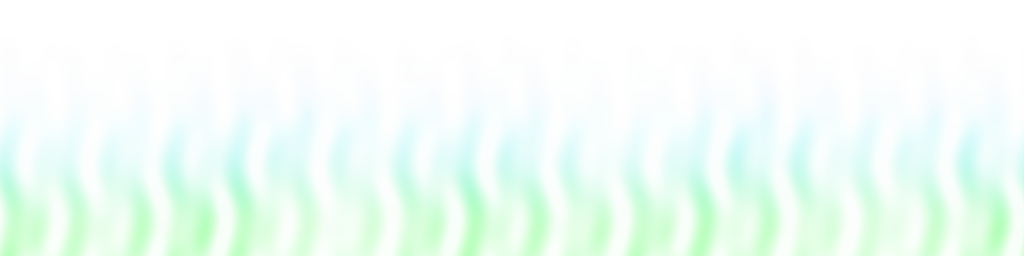
#> input picture skyblitz/assets/tex/aurora.png, 1024 x 256 px
$ python -i generate_textures.py   (imports and definitions only)
#> lines starting #> are read from the running program, lines starting #| are printed output that depends on the picture
from __future__ import annotations
import json, math, sys
from pathlib import Path
import numpy as np
from PIL import Image, ImageDraw, ImageFont, ImageFilter
from scipy.spatial import cKDTree

ROOT = Path(__file__).resolve().parents[1]
OUT = ROOT / 'tex'
SRC = ROOT / 'tex-src'


# [37 lines left out: functions seam_mask, blend_seams, repair_wrap, not called in this run]


def seam_metrics(arr):
    a = np.asarray(arr, dtype=np.float32)
    if a.ndim == 2:
        pass
    sx = float(np.abs(a[:, -1] - a[:, 0]).mean())
    sy = float(np.abs(a[-1] - a[0]).mean())
    nx = float(np.abs(np.diff(a, axis=1)).mean())
    ny = float(np.abs(np.diff(a, axis=0)).mean())
    rx = sx / max(nx, 1e-9)
    ry = sy / max(ny, 1e-9)
    ok = rx <= 1.5 and ry <= 1.5
    print(f'{sx:.3f}/{nx:.3f} ({rx:.2f}x), {sy:.3f}/{ny:.3f} ({ry:.2f}x) ' + ('PASS' if ok else 'FAIL'))
    return ok, (sx, nx, sy, ny)


# [25 lines left out: functions load_rgb, process_albedo, not called in this run]


def make_normal(albedo_path, out, strength=6.0):
#> called with albedo_path = '../tex/aurora.png', out = 'out.png', strength = 6
    from scipy.ndimage import gaussian_filter
    rgb = np.asarray(Image.open(albedo_path).convert('RGB'), dtype=np.float32) / 255.0
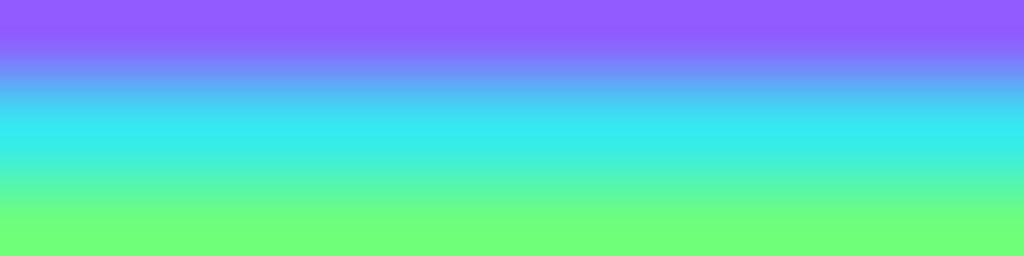
#> rgb: shape (256, 1024, 3) float32; mean R, G, B 0.387, 0.764, 0.82
    h = rgb[..., 0] * .2126 + rgb[..., 1] * .7152 + rgb[..., 2] * .0722
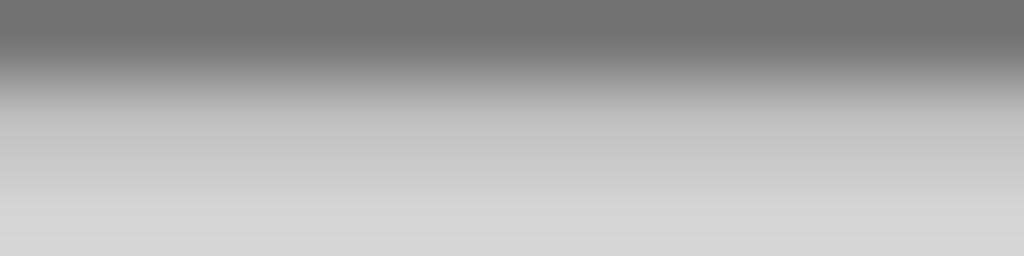
#> h: shape (256, 1024) float32; min 0.447, max 0.843, mean 0.689
    h = gaussian_filter(h, sigma=1.5, mode='wrap')
    dx = (np.roll(h, -1, axis=1) - np.roll(h, 1, axis=1)) * .5
#> dx: shape (256, 1024) float32; every value is 0
    dy = (np.roll(h, -1, axis=0) - np.roll(h, 1, axis=0)) * .5
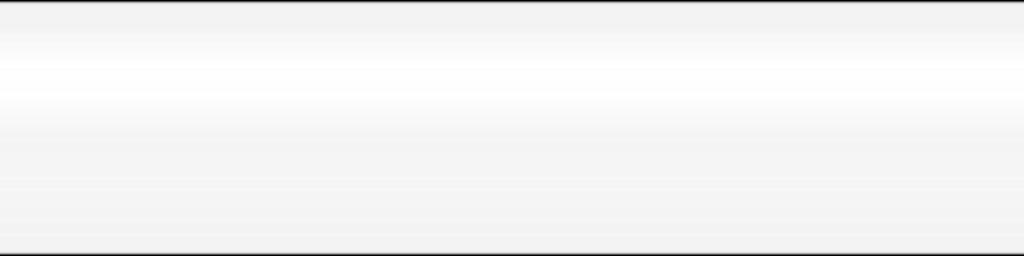
#> dy: shape (256, 1024) float32; min -0.0945, max 0.00454, mean -5.82e-11; drawn with min black and max white
    nx, ny = -strength * dx, strength * dy  # image rows run opposite tangent +Y
#> nx: shape (256, 1024) float32; every value is 0
    nz = np.ones_like(nx)
    inv = 1.0 / np.sqrt(nx * nx + ny * ny + nz * nz)
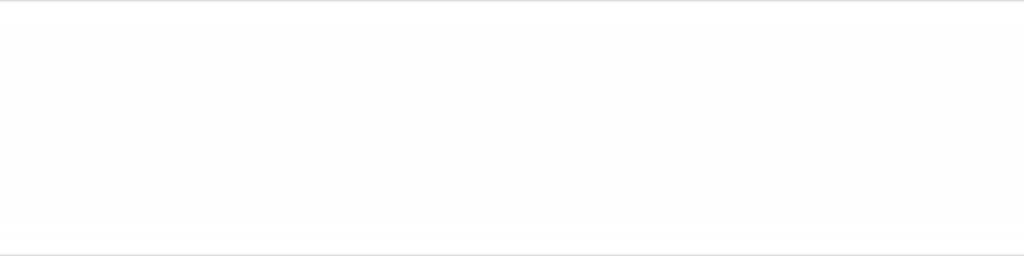
#> inv: shape (256, 1024) float32; min 0.87, max 1, mean 0.998
    normal = np.stack((nx * inv, ny * inv, nz * inv), axis=-1)
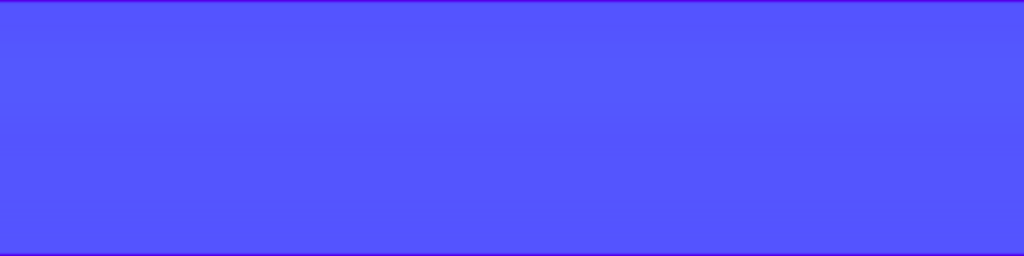
#> normal: shape (256, 1024, 3) float32; mean of channels 0, 1, 2 0, 0.00079, 0.998; drawn with min black and max white
    encoded = np.rint((normal * .5 + .5) * 255).clip(0, 255).astype(np.uint8)
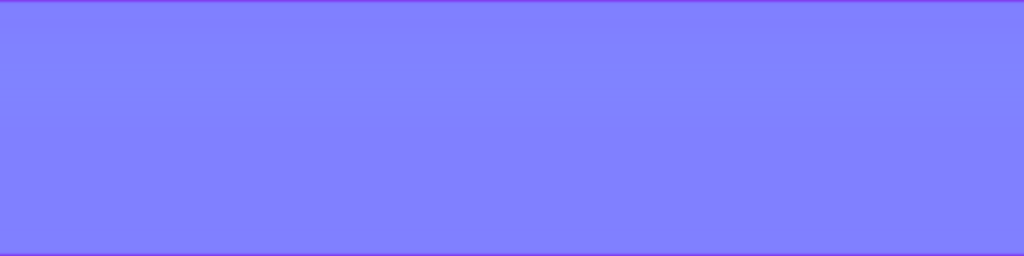
#> encoded: shape (256, 1024, 3); mean of channels 0, 1, 2 128, 127.6, 254.8; drawn as R, G, B
    Image.fromarray(encoded, 'RGB').save(out, 'PNG', optimize=True)
    result = np.asarray(Image.open(out).convert('RGB'))
    ok, _ = seam_metrics(result)
#> in seam_metrics, `sx = float(np.abs(a[:, -1] - a[:, 0]).mean())`: sx = 0
#> in seam_metrics, `ny = float(np.abs(np.diff(a, axis=0)).mean())`: ny = 0.23
#> in seam_metrics, `rx = sx / max(nx, 1e-9)`: rx = 0
#> in seam_metrics, `ok = rx <= 1.5 and ry <= 1.5`: ok = True
#| 0.000/0.000 (0.00x), 0.000/0.230 (0.00x) PASS
#> ok = True
#> (the run stopped early here; a loop or call above may not have finished)

$ run again, on skyblitz/assets/tex/lightning_atlas.png
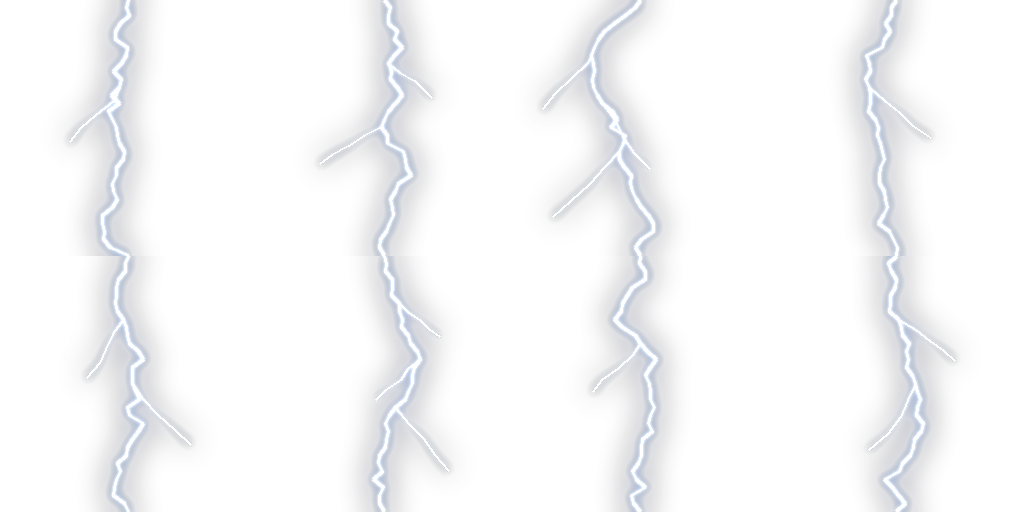
#> input picture skyblitz/assets/tex/lightning_atlas.png, 1024 x 512 px
#> in make_normal, `normal = np.stack((nx * inv, ny * inv, nz * inv), axis=-1)`:
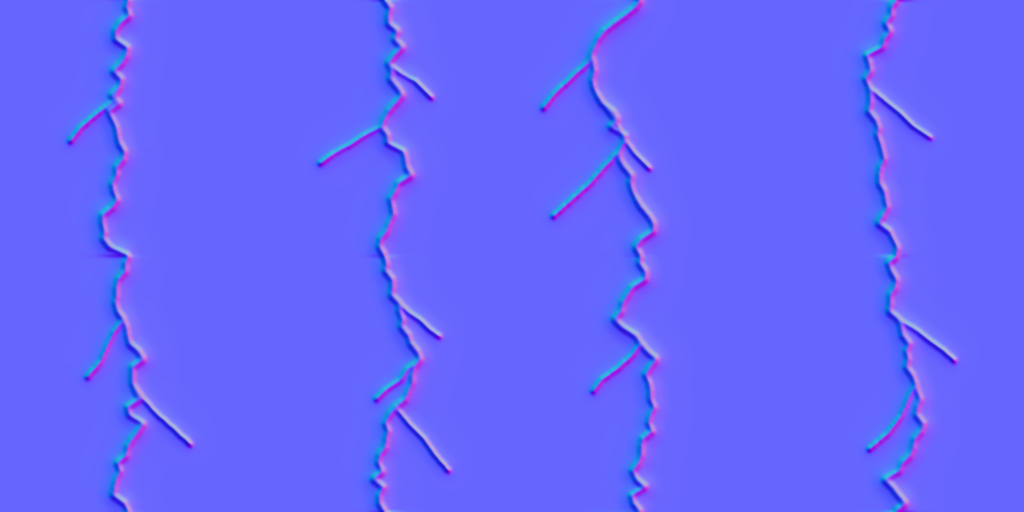
#> normal: shape (512, 1024, 3) float32; mean of channels 0, 1, 2 0.000114, -7.58e-05, 0.989; drawn with min black and max white
#> in make_normal, `encoded = np.rint((normal * .5 + .5) * 255).clip(0, 255).astype(np.uin..`:
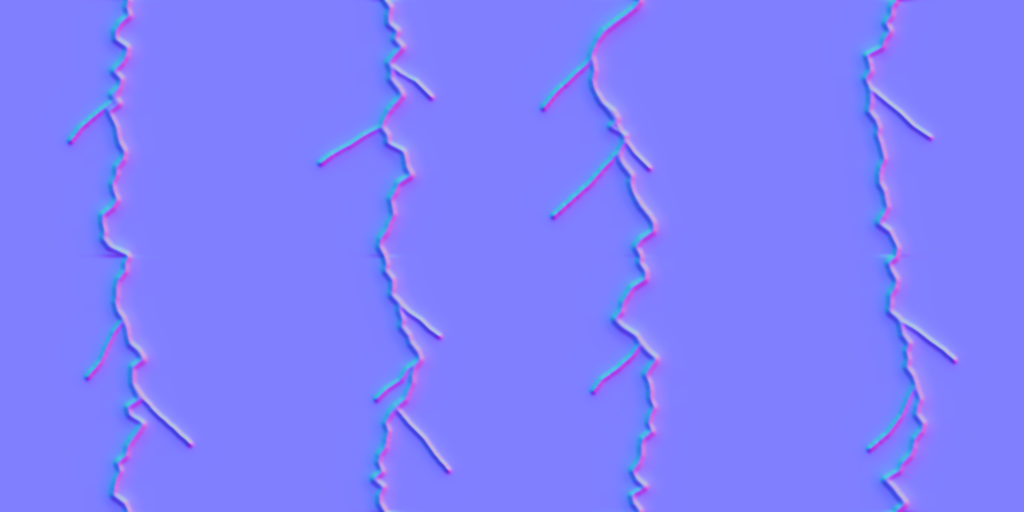
#> encoded: shape (512, 1024, 3); mean of channels 0, 1, 2 127.8, 127.8, 253.6; drawn as R, G, B
#> sx = 0
#> sy = 0.506
#> in seam_metrics, `nx = float(np.abs(np.diff(a, axis=1)).mean())`: nx = 0.936
#> in seam_metrics, `ny = float(np.abs(np.diff(a, axis=0)).mean())`: ny = 0.661
#> rx = 0
#> ry = 0.765
#> in seam_metrics, `ok = rx <= 1.5 and ry <= 1.5`: ok = True
#| 0.000/0.936 (0.00x), 0.506/0.661 (0.77x) PASS
